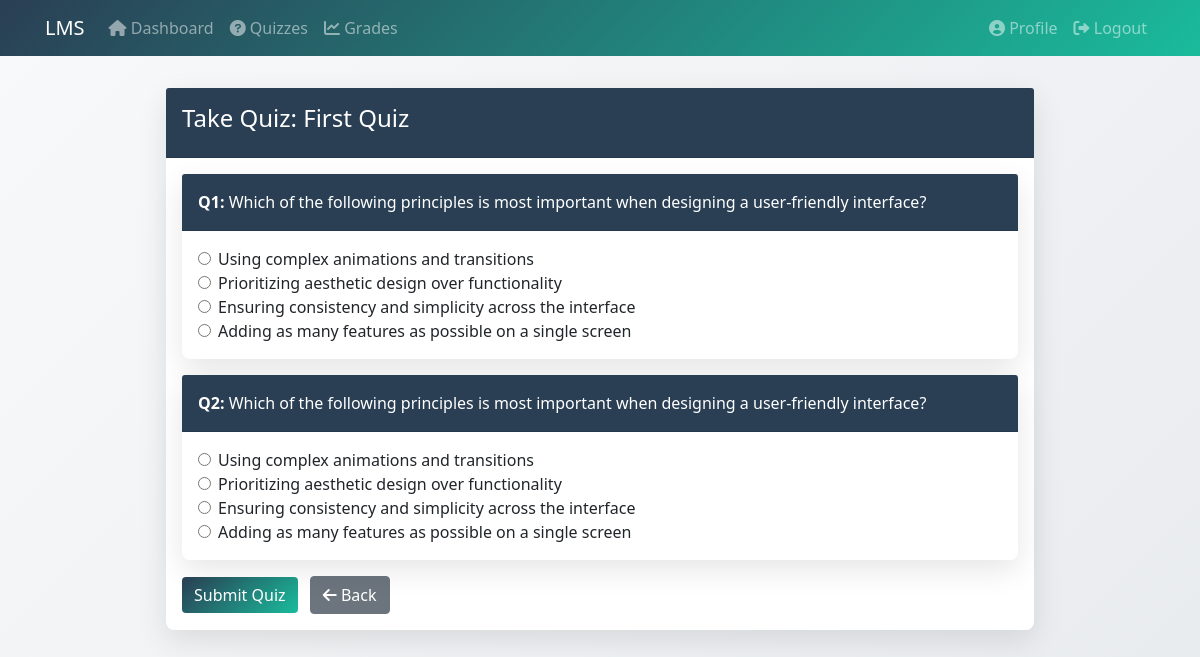
Screenshot of /take_quiz.php?id=1 (signed in) with the database file from the repository.
### tables this page shows
CREATE TABLE IF NOT EXISTS `quizzes` (
  `quiz_id` int NOT NULL AUTO_INCREMENT,
  `course_id` int NOT NULL,
  `title` varchar(150) NOT NULL,
  `description` text,
  `created_at` timestamp NOT NULL DEFAULT CURRENT_TIMESTAMP,
  PRIMARY KEY (`quiz_id`),
  KEY `course_id` (`course_id`)
);

CREATE TABLE IF NOT EXISTS `quiz_questions` (
  `question_id` int NOT NULL AUTO_INCREMENT,
  `quiz_id` int NOT NULL,
  `question_text` text NOT NULL,
  `option_a` varchar(255) DEFAULT NULL,
  `option_b` varchar(255) DEFAULT NULL,
  `option_c` varchar(255) DEFAULT NULL,
  `option_d` varchar(255) DEFAULT NULL,
  `correct_option` char(1) DEFAULT NULL,
  `created_at` timestamp NOT NULL DEFAULT CURRENT_TIMESTAMP,
  PRIMARY KEY (`question_id`),
  KEY `quiz_id` (`quiz_id`)
);

### take_quiz.php (the view, shortened to what this page needs)
<?php
require_once "config/database.php";
$quiz_id = (int)$_GET['id'];
$stmt = mysqli_prepare($conn, "SELECT q.title, q.course_id, c.title as course_title
                              FROM quizzes q
                              JOIN courses c ON q.course_id = c.course_id
                              WHERE q.quiz_id = ?");
mysqli_stmt_bind_param($stmt, 'i', $quiz_id);
mysqli_stmt_execute($stmt);
$result = mysqli_stmt_get_result($stmt);
$quiz = mysqli_fetch_assoc($result);
$quiz_title = $quiz['title'];
$course_id = $quiz['course_id'];
$stmt = mysqli_prepare($conn, "SELECT question_id, question_text, option_a, option_b, option_c, option_d
                              FROM quiz_questions
                              WHERE quiz_id = ?
                              ORDER BY question_id");
mysqli_stmt_bind_param($stmt, 'i', $quiz_id);
mysqli_stmt_execute($stmt);
$questions = mysqli_stmt_get_result($stmt);
?>
<!DOCTYPE html>
<html lang="en">
<head>
    <link rel="stylesheet" href="https://stackpath.bootstrapcdn.com/bootstrap/4.5.2/css/bootstrap.min.css">
    <link rel="stylesheet" href="https://cdnjs.cloudflare.com/ajax/libs/font-awesome/6.0.0/css/all.min.css">
</head>
<body>
<nav class="navbar navbar-expand-lg navbar-dark">
  <div class="container">
    <a class="navbar-brand" href="index.php">LMS</a>
    <div class="collapse navbar-collapse" id="navbarNav">
      <ul class="navbar-nav mr-auto">
        <li class="nav-item"><a class="nav-link" href="index.php"><i class="fas fa-home"></i> Dashboard</a></li>
        <li class="nav-item"><a class="nav-link" href="quizzes.php"><i class="fas fa-question-circle"></i> Quizzes</a></li>
        <li class="nav-item"><a class="nav-link" href="grades.php"><i class="fas fa-chart-line"></i> Grades</a></li>
      </ul>
      <ul class="navbar-nav">
        <li class="nav-item"><a class="nav-link" href="profile.php"><i class="fas fa-user-circle"></i> Profile</a></li>
        <li class="nav-item"><a class="nav-link" href="logout.php"><i class="fas fa-sign-out-alt"></i> Logout</a></li>
      </ul>
    </div>
  </div>
</nav>
<div class="wrapper">
  <div class="card">
    <div class="card-header"><h4>Take Quiz: <?php echo htmlspecialchars($quiz_title); ?></h4></div>
    <div class="card-body">
      <form method="post" action="take_quiz.php?id=<?php echo $quiz_id; ?>">
        <?php $i = 1; while ($q = mysqli_fetch_assoc($questions)): ?>
          <div class="card mb-3">
            <div class="card-header"><strong>Q<?php echo $i++; ?>:</strong> <?php echo htmlspecialchars($q['question_text']); ?></div>
            <div class="card-body">
              <?php foreach (['A','B','C','D'] as $opt): ?>
                <div class="form-check">
                  <input class="form-check-input" type="radio" name="answer_<?php echo $q['question_id']; ?>" id="q<?php echo $q['question_id'] . $opt; ?>" value="<?php echo $opt; ?>">
                  <label class="form-check-label" for="q<?php echo $q['question_id'] . $opt; ?>"><?php echo htmlspecialchars($q['option_' . strtolower($opt)]); ?></label>
                </div>
              <?php endforeach; ?>
            </div>
          </div>
        <?php endwhile; ?>
        <button type="submit" class="btn btn-primary">Submit Quiz</button>
        <a href="course.php?id=<?php echo $course_id; ?>" class="btn btn-secondary ml-2"><i class="fas fa-arrow-left"></i> Back</a>
      </form>
    </div>
  </div>
</div>
</body>
</html>

### take_quiz.php (style rules this page uses)
:root { --primary-color: #2A3F54; --secondary-color: #1ABB9C; --border-radius: 8px; --box-shadow: 0 10px 30px rgba(0,0,0,0.1); --transition: all 0.3s; }
body { font-family: 'Segoe UI', sans-serif; background: linear-gradient(135deg, #f8f9fa, #e9ecef); }
.navbar { background: linear-gradient(135deg, var(--primary-color), var(--secondary-color)); }
.wrapper { max-width: 900px; margin: 2rem auto; padding: 0 1rem; }
.card { border: none; border-radius: var(--border-radius); box-shadow: var(--box-shadow); margin-bottom: 1rem; }
.card-header { background: var(--primary-color); color: #fff; padding: 1rem; border-top-left-radius: var(--border-radius); border-top-right-radius: var(--border-radius); }
.card-body { padding: 1rem; }
.btn-primary { background: linear-gradient(135deg, var(--primary-color), var(--secondary-color)); border: none; }

### rows the page displays
quizzes: title "First Quiz"
quiz_questions: question_text "Which of the following principles is most important when designing a user-friendly interface?", option_a "Using complex animations and transitions", option_b "Prioritizing aesthetic design over functionality", option_c "Ensuring consistency and simplicity across the interface", option_d "Adding as many features as possible on a single screen"
quiz_questions: question_text "Which of the following principles is most important when designing a user-friendly interface?", option_a "Using complex animations and transitions", option_b "Prioritizing aesthetic design over functionality", option_c "Ensuring consistency and simplicity across the interface", option_d "Adding as many features as possible on a single screen"
